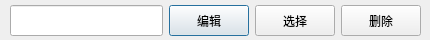
<?xml version="1.0" encoding="UTF-8"?>
<ui version="4.0">
 <class>repackage_dialog</class>
 <widget class="QDialog" name="repackage_dialog">
  <property name="geometry">
   <rect>
    <x>0</x>
    <y>0</y>
    <width>430</width>
    <height>40</height>
   </rect>
  </property>
  <property name="windowTitle">
   <string>Dialog</string>
  </property>
  <widget class="QWidget" name="horizontalLayoutWidget">
   <property name="geometry">
    <rect>
     <x>0</x>
     <y>0</y>
     <width>431</width>
     <height>41</height>
    </rect>
   </property>
   <layout class="QHBoxLayout" name="horizontalLayout" stretch="3,1">
    <property name="leftMargin">
     <number>10</number>
    </property>
    <property name="topMargin">
     <number>5</number>
    </property>
    <property name="rightMargin">
     <number>10</number>
    </property>
    <property name="bottomMargin">
     <number>5</number>
    </property>
    <item>
     <widget class="QLineEdit" name="keystore_name_edt">
      <property name="sizePolicy">
       <sizepolicy hsizetype="Preferred" vsizetype="Preferred">
        <horstretch>0</horstretch>
        <verstretch>0</verstretch>
       </sizepolicy>
      </property>
      <property name="readOnly">
       <bool>true</bool>
      </property>
     </widget>
    </item>
    <item>
     <layout class="QHBoxLayout" name="horizontalLayout_2">
      <item>
       <widget class="QPushButton" name="item_edit_btn">
        <property name="sizePolicy">
         <sizepolicy hsizetype="Preferred" vsizetype="Preferred">
          <horstretch>0</horstretch>
          <verstretch>0</verstretch>
         </sizepolicy>
        </property>
        <property name="text">
         <string>编辑</string>
        </property>
       </widget>
      </item>
      <item>
       <widget class="QPushButton" name="item_select_bt">
        <property name="sizePolicy">
         <sizepolicy hsizetype="Preferred" vsizetype="Preferred">
          <horstretch>0</horstretch>
          <verstretch>0</verstretch>
         </sizepolicy>
        </property>
        <property name="text">
         <string>选择</string>
        </property>
       </widget>
      </item>
      <item>
       <widget class="QPushButton" name="item_del_btn">
        <property name="sizePolicy">
         <sizepolicy hsizetype="Preferred" vsizetype="Preferred">
          <horstretch>0</horstretch>
          <verstretch>0</verstretch>
         </sizepolicy>
        </property>
        <property name="text">
         <string>删除</string>
        </property>
       </widget>
      </item>
     </layout>
    </item>
   </layout>
  </widget>
 </widget>
 <resources/>
 <connections/>
</ui>
